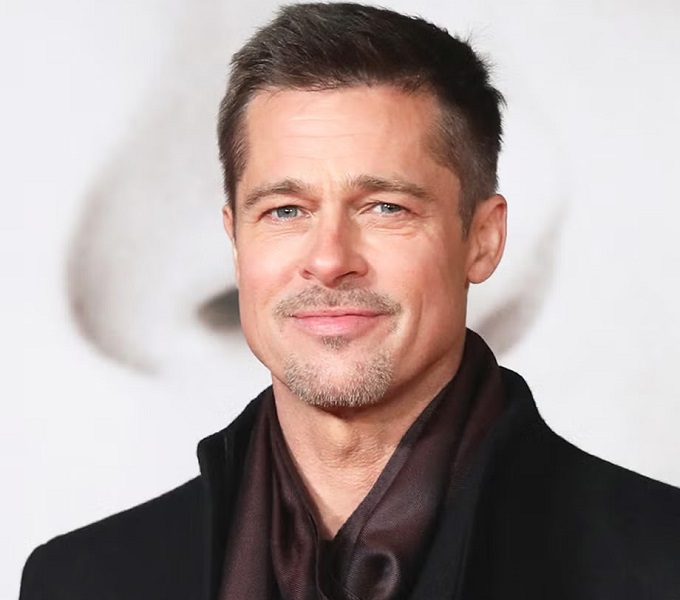
#> input picture HW04/input/Brad.jpg, 680 x 600 px, found by its file name
$ jupyter execute Problem_1.ipynb
#> lines starting #> are read from the running program, lines starting #| are printed output that depends on the picture
## **Problem 1: Getting Familiar with the applications of Image Interpolation**

[cell 1]
import cv2
import numpy as np
import matplotlib.pyplot as plt

# A.

[cell 2]
# Load and convert the image to RGB
image = cv2.imread('Brad.jpg')
#> image is the input picture: shape (600, 680, 3); mean B, G, R 155.3, 157.9, 172.3
image = cv2.cvtColor(image, cv2.COLOR_BGR2RGB)

h, w = image.shape[:2]   # Image dimensions
#> h = 600; w = 680
center_x, center_y = w // 2, h // 2
#> center_x = 340; center_y = 300

# Sinusoidal Horizontal Wave Warp
def wave_warp(image, amplitude_ratio=0.03, frequency=2):
#> called with amplitude_ratio = 0.03, frequency = 2
    amplitude = h * amplitude_ratio
#> amplitude = 18
    y = np.arange(h).reshape(-1, 1)
#> y = 600 values from 0 to 599
    offset_x = amplitude * np.sin(2 * np.pi * y / (h / frequency))
    map_x = np.tile(np.arange(w), (h, 1)) + offset_x
    map_y = np.tile(np.arange(h).reshape(-1, 1), (1, w))

    # Clamp x-coordinates and y-coordinates
    map_x = np.clip(map_x, 0, w - 1)
    map_y = np.clip(map_y, 0, h - 1)
    return cv2.remap(image, map_x.astype(np.float32), map_y.astype(np.float32), interpolation=cv2.INTER_LINEAR)
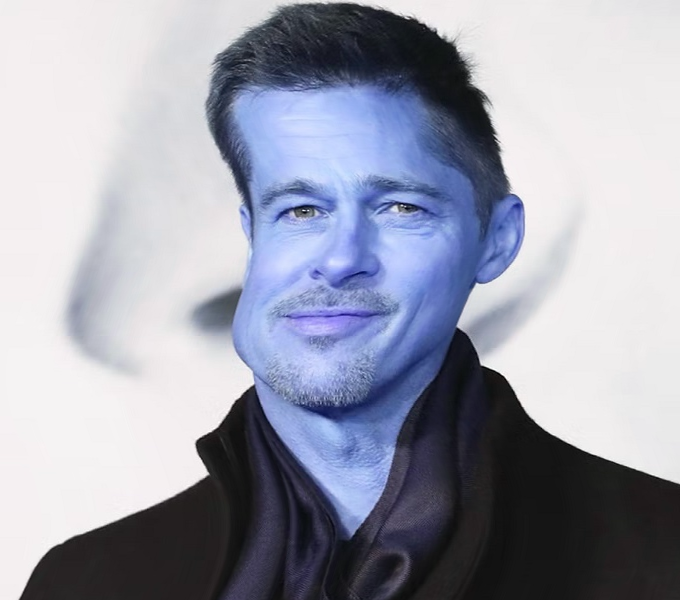
#> returned value: shape (600, 680, 3); mean of channels 0, 1, 2 173, 158.7, 156.1; drawn as B, G, R

# Barrel Distortion Warp
def barrel_warp(image, k_scale=1e-4):
#> called with k_scale = 0.0001
    k = k_scale * (w * h) / 1e6  # Adaptive distortion factor
#> k = 4.08e-05
    y, x = np.indices((h, w))
    dx = x - center_x
    dy = y - center_y
    r = np.sqrt(dx**2 + dy**2)
    factor = 1 + k * r**2
    map_x = center_x + dx * factor
    map_y = center_y + dy * factor

    # Clamp x-coordinates and y-coordinates
    map_x = np.clip(map_x, 0, w - 1)
    map_y = np.clip(map_y, 0, h - 1)
    return cv2.remap(image, map_x.astype(np.float32), map_y.astype(np.float32), interpolation=cv2.INTER_LINEAR)
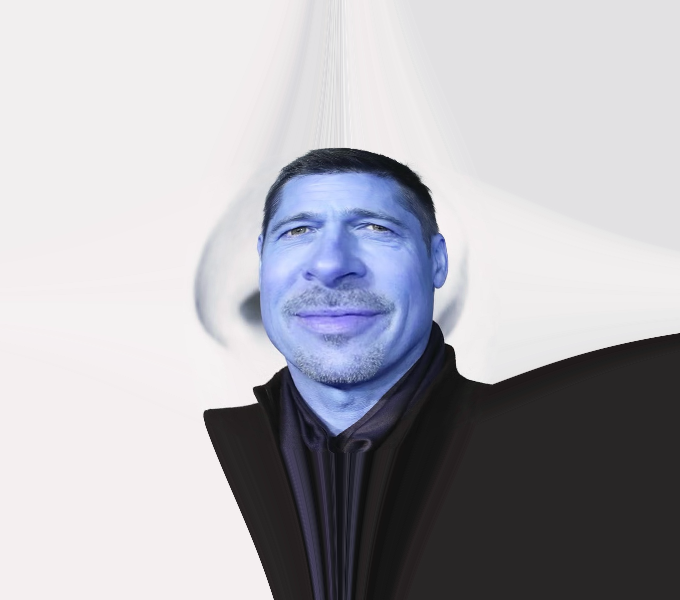
#> returned value: shape (600, 680, 3); mean of channels 0, 1, 2 182.3, 175.9, 176.5; drawn as B, G, R

# Swirl Warp
def swirl_warp(image, strength=5, radius=300):
#> called with strength = 5, radius = 300
    y, x = np.indices((h, w))
    dx = x - center_x
    dy = y - center_y
    r = np.sqrt(dx**2 + dy**2)
    angle = np.arctan2(dy, dx) + strength * np.exp(-r / radius)
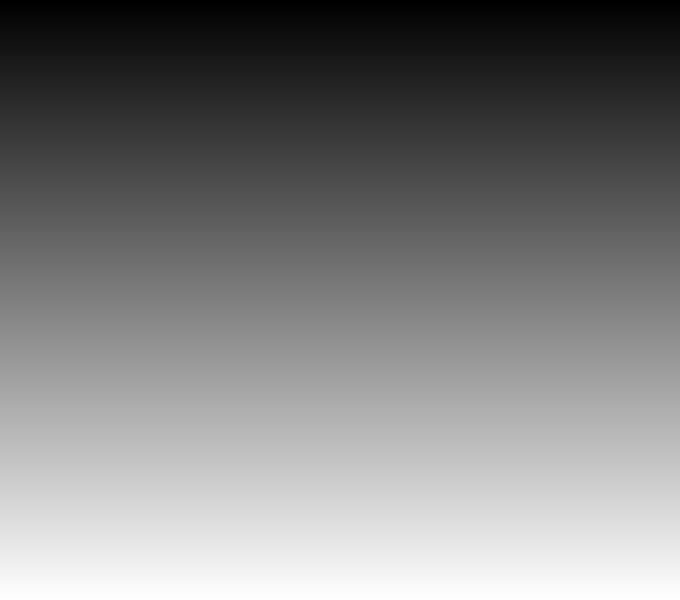
#> dy: shape (600, 680) int64; min -300, max 299, mean -0.5; drawn with min black and max white
    map_x = center_x + r * np.cos(angle)
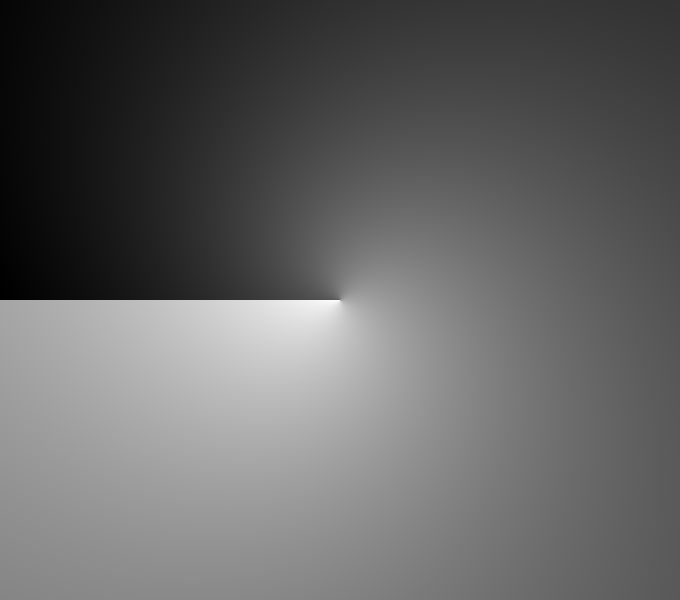
#> angle: shape (600, 680) float64; min -1.53, max 8.12, mean 2.32; drawn with min black and max white
    map_y = center_y + r * np.sin(angle)

    # Clamp x-coordinates and y-coordinates
    map_x = np.clip(map_x, 0, w - 1)
    map_y = np.clip(map_y, 0, h - 1)
    return cv2.remap(image, map_x.astype(np.float32), map_y.astype(np.float32), interpolation=cv2.INTER_LINEAR)
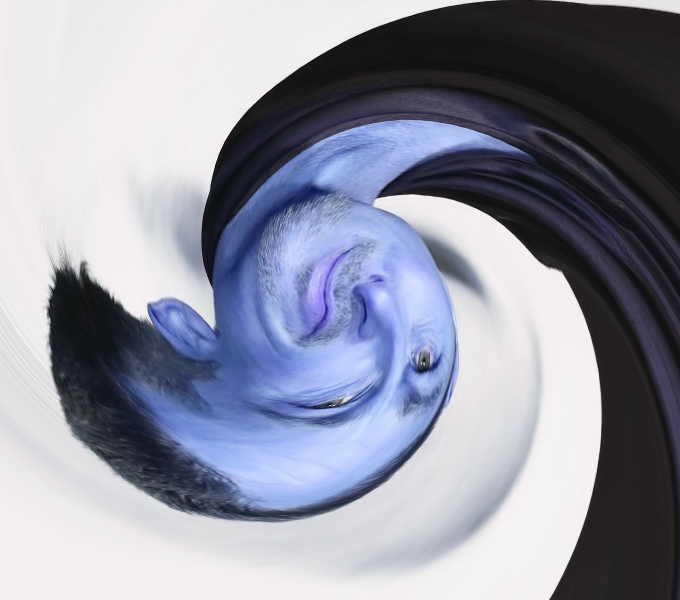
#> returned value: shape (600, 680, 3); mean of channels 0, 1, 2 162.9, 148.4, 145.7; drawn as B, G, R

# Apply transformations
wave_image = wave_warp(image)
barrel_image = barrel_warp(image)
swirl_image = swirl_warp(image)

images = [("Original Image", image),
          ("Wave Warp", wave_image),
          ("Barrel Distortion", barrel_image),
          ("Swirl Warp", swirl_image)]


plt.figure(figsize=(8, 6))
for i, (title, image) in enumerate(images):
    plt.subplot(2, 2, i + 1)
    plt.imshow(image)
    plt.title(title, fontsize=12)
    plt.axis('off')
#> this loop made 4 passes
#> title on passes 1 to 4: 'Original Image', 'Wave Warp', 'Barrel Distortion', 'Swirl Warp'
plt.tight_layout()
plt.show()

# B.

[cell 3]
# Load and convert the image to RGB
image_start = cv2.imread('Clinton.jpg')
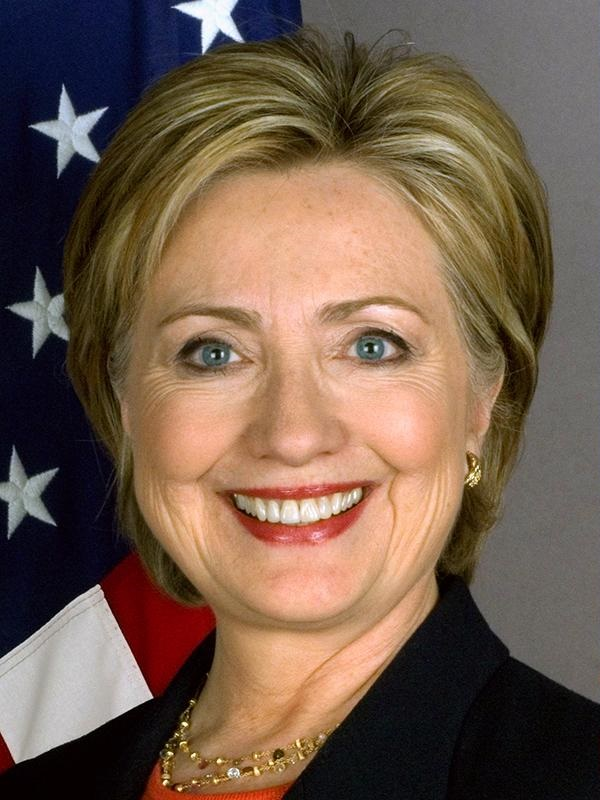
#> input picture HW04/input/Clinton.jpg, 600 x 800 px, found by its file name
#> image_start is the input picture: shape (800, 600, 3); mean B, G, R 77.2, 93.4, 115.7
image_end = cv2.imread('Cruz.jpg')
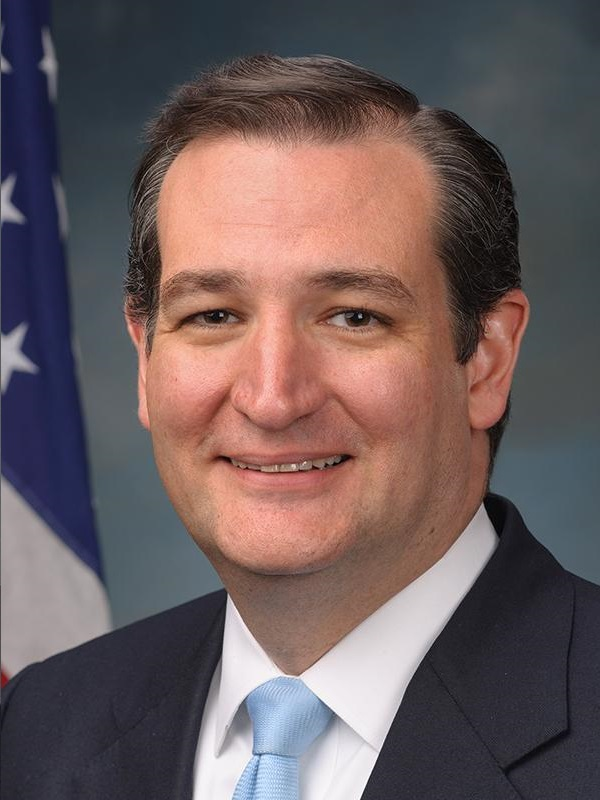
#> input picture HW04/input/Cruz.jpg, 600 x 800 px, found by its file name
#> image_end is the input picture: shape (800, 600, 3); mean B, G, R 92.8, 92, 108.1

image_start = cv2.cvtColor(image_start, cv2.COLOR_BGR2RGB)
image_end = cv2.cvtColor(image_end, cv2.COLOR_BGR2RGB)

# Resize target image to match source
h, w = image_start.shape[:2]
#> h = 800; w = 600
image_end = cv2.resize(image_end, (w, h))

# Alpha-based cross-dissolve between two images
def morph_images(image1, image2, alpha):
    return (1 - alpha) * image1 + alpha * image2

# Generate intermediate frames
num_intermediate = 10
alpha_values = np.linspace(0, 1, num_intermediate + 2)
morphed_images = []
titles = []

# Generate morphed frames
for i, alpha in enumerate(alpha_values):
    morphed_image = morph_images(image_start, image_end, alpha)
    morphed_images.append(morphed_image.astype(np.uint8))
    if i == 0:
        titles.append("Clinton (Start)")
    elif i == len(alpha_values) - 1:
        titles.append("Cruz (End)")
    else:
        titles.append(f"Step {i} - alpha {alpha:.1%}")
#> this loop made 12 passes
#> pass 3, `morphed_image = morph_images(image_start, image_end, alpha)`:
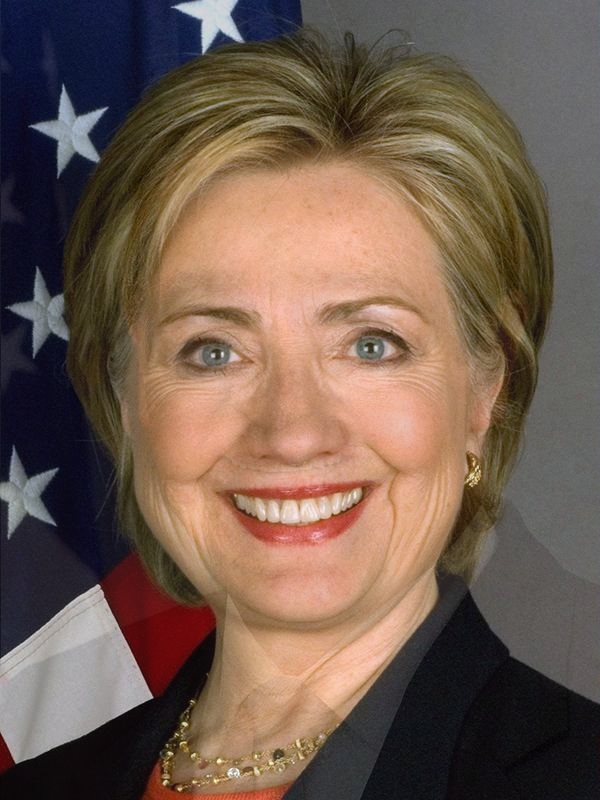
#> morphed_image: shape (800, 600, 3) float64; mean R, G, B 114.3, 93.2, 80
#> after the loop, morphed_images = 12 items; titles = 12 items, first 6: 'Clinton (Start)', 'Step 1 - alpha 9.1%', 'Step 2 - alpha 18.2%', 'Step 3 - alpha 27.3%', 'Step 4 - alpha 36.4%', 'Step 5 - alpha 45.5%'

# Display result
plt.figure(figsize=(12, 9))
for i, (image, title) in enumerate(zip(morphed_images, titles)):
    plt.subplot(3, 4, i + 1)
    plt.imshow(image)
    plt.title(title, fontsize=10)
    plt.axis('off')
#> this loop made 12 passes
#> title on passes 1 to 12: 'Clinton (Start)', 'Step 1 - alpha 9.1%', 'Step 2 - alpha 18.2%', 'Step 3 - alpha 27.3%', 'Step 4 - alpha 36.4%', 'Step 5 - alpha 45.5%', 'Step 6 - alpha 54.5%', 'Step 7 - alpha 63.6%', 'Step 8 - alpha 72.7%', 'Step 9 - alpha 81.8%', 'Step 10 - alpha 90.9%', 'Cruz (End)'
plt.tight_layout()
plt.show()
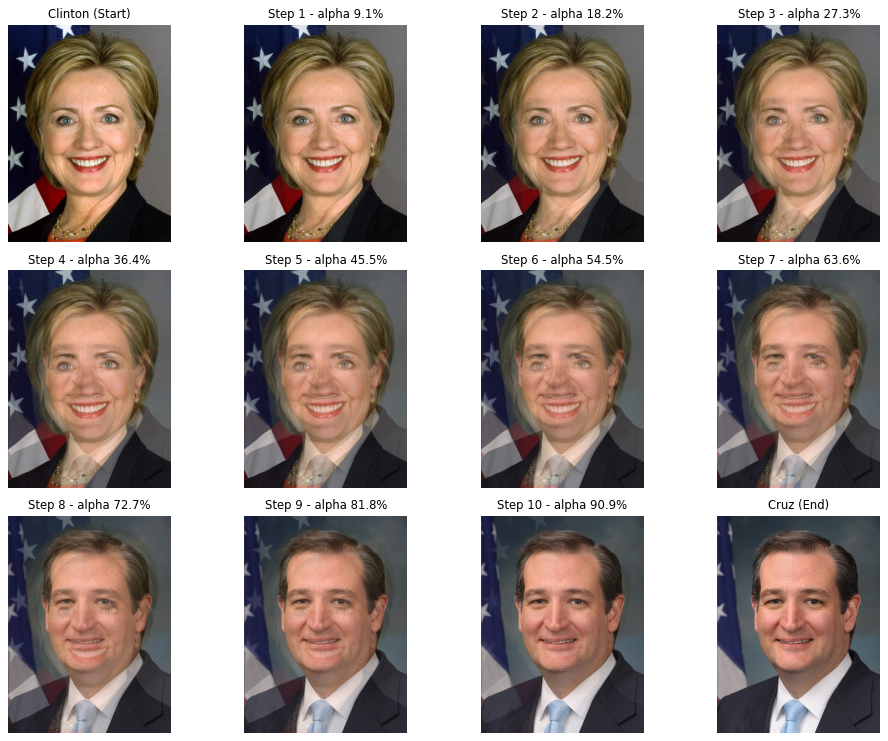
#> figure drawn by matplotlib, 12 panels
